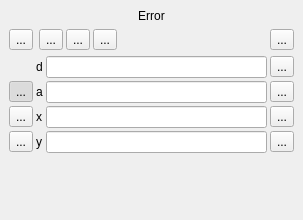
<?xml version="1.0" encoding="UTF-8"?>
<ui version="4.0">
 <class>QgsAdvancedDigitizingDockWidgetBase</class>
 <widget class="QDockWidget" name="QgsAdvancedDigitizingDockWidgetBase">
  <property name="geometry">
   <rect>
    <x>0</x>
    <y>0</y>
    <width>303</width>
    <height>220</height>
   </rect>
  </property>
  <property name="maximumSize">
   <size>
    <width>524287</width>
    <height>220</height>
   </size>
  </property>
  <property name="windowTitle">
   <string>Advanced Digitizing</string>
  </property>
  <widget class="QWidget" name="dockWidgetContents">
   <layout class="QGridLayout" name="gridLayout">
    <item row="0" column="0">
     <layout class="QVBoxLayout" name="mLayout">
      <item>
       <widget class="QLabel" name="mErrorLabel">
        <property name="sizePolicy">
         <sizepolicy hsizetype="MinimumExpanding" vsizetype="MinimumExpanding">
          <horstretch>0</horstretch>
          <verstretch>0</verstretch>
         </sizepolicy>
        </property>
        <property name="text">
         <string>Error</string>
        </property>
        <property name="alignment">
         <set>Qt::AlignCenter</set>
        </property>
        <property name="wordWrap">
         <bool>true</bool>
        </property>
       </widget>
      </item>
      <item>
       <widget class="QWidget" name="mCadWidget" native="true">
        <layout class="QVBoxLayout" name="verticalLayout">
         <property name="margin">
          <number>0</number>
         </property>
         <item>
          <layout class="QHBoxLayout" name="mButtonsLayout">
           <item>
            <widget class="QToolButton" name="mEnabledButton">
             <property name="toolTip">
              <string>&lt;html&gt;&lt;head/&gt;&lt;body&gt;&lt;p&gt;&lt;br/&gt;&lt;/p&gt;&lt;/body&gt;&lt;/html&gt;</string>
             </property>
             <property name="text">
              <string>...</string>
             </property>
             <property name="iconSize">
              <size>
               <width>24</width>
               <height>24</height>
              </size>
             </property>
             <property name="checkable">
              <bool>true</bool>
             </property>
            </widget>
           </item>
           <item>
            <widget class="QWidget" name="mCadButtons" native="true">
             <property name="sizePolicy">
              <sizepolicy hsizetype="MinimumExpanding" vsizetype="Preferred">
               <horstretch>0</horstretch>
               <verstretch>0</verstretch>
              </sizepolicy>
             </property>
             <layout class="QGridLayout" name="gridLayout_2">
              <property name="margin">
               <number>0</number>
              </property>
              <property name="spacing">
               <number>3</number>
              </property>
              <item row="0" column="2">
               <widget class="QToolButton" name="mParallelButton">
                <property name="toolTip">
                 <string>Parallel</string>
                </property>
                <property name="text">
                 <string>...</string>
                </property>
                <property name="icon">
                 <iconset>
                  <normaloff>:/images/themes/default/cadtools/parallel.png</normaloff>:/images/themes/default/cadtools/parallel.png</iconset>
                </property>
                <property name="iconSize">
                 <size>
                  <width>24</width>
                  <height>24</height>
                 </size>
                </property>
                <property name="checkable">
                 <bool>true</bool>
                </property>
               </widget>
              </item>
              <item row="0" column="1">
               <widget class="QToolButton" name="mPerpendicularButton">
                <property name="toolTip">
                 <string>Perpendicular</string>
                </property>
                <property name="text">
                 <string>...</string>
                </property>
                <property name="icon">
                 <iconset>
                  <normaloff>:/images/themes/default/cadtools/perpendicular.png</normaloff>:/images/themes/default/cadtools/perpendicular.png</iconset>
                </property>
                <property name="iconSize">
                 <size>
                  <width>24</width>
                  <height>24</height>
                 </size>
                </property>
                <property name="checkable">
                 <bool>true</bool>
                </property>
               </widget>
              </item>
              <item row="0" column="0">
               <widget class="QToolButton" name="mConstructionModeButton">
                <property name="toolTip">
                 <string>Construction mode</string>
                </property>
                <property name="text">
                 <string>...</string>
                </property>
                <property name="icon">
                 <iconset>
                  <normaloff>:/images/themes/default/cadtools/construction.png</normaloff>:/images/themes/default/cadtools/construction.png</iconset>
                </property>
                <property name="iconSize">
                 <size>
                  <width>24</width>
                  <height>24</height>
                 </size>
                </property>
                <property name="checkable">
                 <bool>true</bool>
                </property>
               </widget>
              </item>
              <item row="0" column="3">
               <spacer name="horizontalSpacer">
                <property name="orientation">
                 <enum>Qt::Horizontal</enum>
                </property>
                <property name="sizeHint" stdset="0">
                 <size>
                  <width>40</width>
                  <height>20</height>
                 </size>
                </property>
               </spacer>
              </item>
              <item row="0" column="4">
               <widget class="QToolButton" name="mSettingsButton">
                <property name="text">
                 <string>...</string>
                </property>
                <property name="icon">
                 <iconset>
                  <normaloff>:/icons/default/mActionTransformSettings.png</normaloff>:/icons/default/mActionTransformSettings.png</iconset>
                </property>
                <property name="popupMode">
                 <enum>QToolButton::InstantPopup</enum>
                </property>
               </widget>
              </item>
             </layout>
            </widget>
           </item>
          </layout>
         </item>
         <item>
          <widget class="QWidget" name="mInputWidgets" native="true">
           <layout class="QGridLayout" name="mInputLayout">
            <property name="margin">
             <number>0</number>
            </property>
            <property name="spacing">
             <number>3</number>
            </property>
            <item row="2" column="2">
             <widget class="QLineEdit" name="mXLineEdit">
              <property name="toolTip">
               <string>X coordinate</string>
              </property>
             </widget>
            </item>
            <item row="0" column="2">
             <widget class="QLineEdit" name="mDistanceLineEdit">
              <property name="toolTip">
               <string>Distance</string>
              </property>
             </widget>
            </item>
            <item row="0" column="3">
             <widget class="QToolButton" name="mLockDistanceButton">
              <property name="toolTip">
               <string>Lock distance</string>
              </property>
              <property name="text">
               <string>...</string>
              </property>
              <property name="icon">
               <iconset>
                <normaloff>:/images/themes/default/cadtools/lock.png</normaloff>:/images/themes/default/cadtools/lock.png</iconset>
              </property>
              <property name="checkable">
               <bool>true</bool>
              </property>
             </widget>
            </item>
            <item row="1" column="3">
             <widget class="QToolButton" name="mLockAngleButton">
              <property name="toolTip">
               <string>Lock angle</string>
              </property>
              <property name="text">
               <string>...</string>
              </property>
              <property name="icon">
               <iconset>
                <normaloff>:/images/themes/default/cadtools/lock.png</normaloff>:/images/themes/default/cadtools/lock.png</iconset>
              </property>
              <property name="checkable">
               <bool>true</bool>
              </property>
             </widget>
            </item>
            <item row="3" column="3">
             <widget class="QToolButton" name="mLockYButton">
              <property name="toolTip">
               <string>Lock y coordinate</string>
              </property>
              <property name="text">
               <string>...</string>
              </property>
              <property name="icon">
               <iconset>
                <normaloff>:/images/themes/default/cadtools/lock.png</normaloff>:/images/themes/default/cadtools/lock.png</iconset>
              </property>
              <property name="checkable">
               <bool>true</bool>
              </property>
             </widget>
            </item>
            <item row="0" column="1">
             <widget class="QLabel" name="label">
              <property name="text">
               <string>d</string>
              </property>
             </widget>
            </item>
            <item row="3" column="0">
             <widget class="QToolButton" name="mRelativeYButton">
              <property name="toolTip">
               <string>Toggles relative y to previous node</string>
              </property>
              <property name="text">
               <string>...</string>
              </property>
              <property name="icon">
               <iconset>
                <normaloff>:/images/themes/default/cadtools/delta.png</normaloff>:/images/themes/default/cadtools/delta.png</iconset>
              </property>
              <property name="checkable">
               <bool>true</bool>
              </property>
             </widget>
            </item>
            <item row="1" column="1">
             <widget class="QLabel" name="label_2">
              <property name="text">
               <string>a</string>
              </property>
             </widget>
            </item>
            <item row="1" column="2">
             <widget class="QLineEdit" name="mAngleLineEdit">
              <property name="toolTip">
               <string>Angle</string>
              </property>
             </widget>
            </item>
            <item row="2" column="1">
             <widget class="QLabel" name="label_3">
              <property name="text">
               <string>x</string>
              </property>
             </widget>
            </item>
            <item row="3" column="2">
             <widget class="QLineEdit" name="mYLineEdit">
              <property name="toolTip">
               <string>Y coordinate</string>
              </property>
             </widget>
            </item>
            <item row="2" column="0">
             <widget class="QToolButton" name="mRelativeXButton">
              <property name="toolTip">
               <string>Toggles relative x to previous node</string>
              </property>
              <property name="text">
               <string>...</string>
              </property>
              <property name="icon">
               <iconset>
                <normaloff>:/images/themes/default/cadtools/delta.png</normaloff>:/images/themes/default/cadtools/delta.png</iconset>
              </property>
              <property name="checkable">
               <bool>true</bool>
              </property>
             </widget>
            </item>
            <item row="3" column="1">
             <widget class="QLabel" name="label_4">
              <property name="text">
               <string>y</string>
              </property>
             </widget>
            </item>
            <item row="2" column="3">
             <widget class="QToolButton" name="mLockXButton">
              <property name="toolTip">
               <string>Lock x coordinate</string>
              </property>
              <property name="text">
               <string>...</string>
              </property>
              <property name="icon">
               <iconset>
                <normaloff>:/images/themes/default/cadtools/lock.png</normaloff>:/images/themes/default/cadtools/lock.png</iconset>
              </property>
              <property name="checkable">
               <bool>true</bool>
              </property>
             </widget>
            </item>
            <item row="1" column="0">
             <widget class="QToolButton" name="mRelativeAngleButton">
              <property name="toolTip">
               <string>Toggles relative angle to previous segment</string>
              </property>
              <property name="text">
               <string>...</string>
              </property>
              <property name="icon">
               <iconset>
                <normaloff>:/images/themes/default/cadtools/delta.png</normaloff>:/images/themes/default/cadtools/delta.png</iconset>
              </property>
              <property name="checkable">
               <bool>true</bool>
              </property>
              <property name="checked">
               <bool>true</bool>
              </property>
             </widget>
            </item>
           </layout>
          </widget>
         </item>
        </layout>
       </widget>
      </item>
     </layout>
    </item>
    <item row="1" column="0">
     <spacer name="verticalSpacer">
      <property name="orientation">
       <enum>Qt::Vertical</enum>
      </property>
      <property name="sizeHint" stdset="0">
       <size>
        <width>20</width>
        <height>40</height>
       </size>
      </property>
     </spacer>
    </item>
   </layout>
  </widget>
 </widget>
 <tabstops>
  <tabstop>mEnabledButton</tabstop>
  <tabstop>mConstructionModeButton</tabstop>
  <tabstop>mPerpendicularButton</tabstop>
  <tabstop>mParallelButton</tabstop>
  <tabstop>mSettingsButton</tabstop>
  <tabstop>mDistanceLineEdit</tabstop>
  <tabstop>mLockDistanceButton</tabstop>
  <tabstop>mRelativeAngleButton</tabstop>
  <tabstop>mAngleLineEdit</tabstop>
  <tabstop>mLockAngleButton</tabstop>
  <tabstop>mRelativeXButton</tabstop>
  <tabstop>mXLineEdit</tabstop>
  <tabstop>mLockXButton</tabstop>
  <tabstop>mRelativeYButton</tabstop>
  <tabstop>mYLineEdit</tabstop>
  <tabstop>mLockYButton</tabstop>
 </tabstops>
 <resources>
  <include location="../plugins/georeferencer/georeferencer.qrc"/>
  <include location="qgis_dev.qrc"/>
 </resources>
 <connections/>
</ui>
